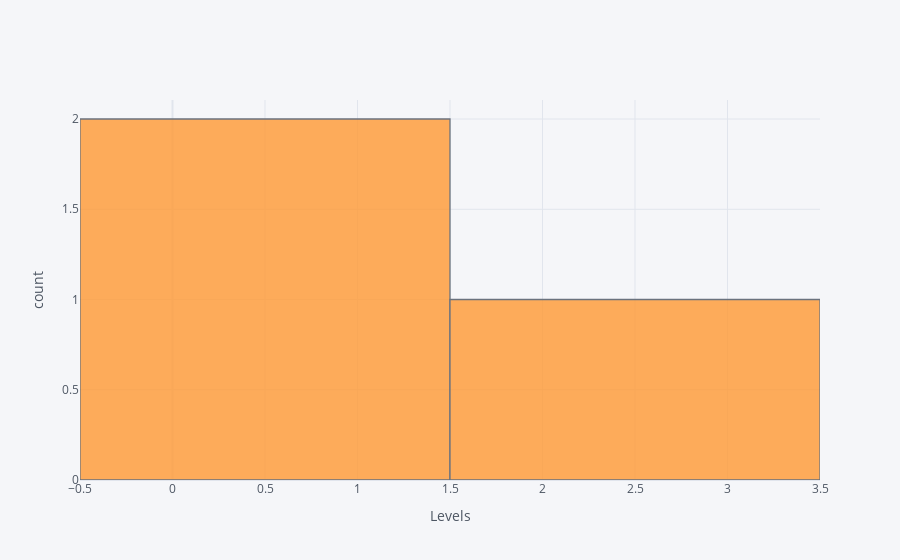

Notebook code for this chart:
### Code cell
data1['Level'].iplot(kind='hist', xTitle='Levels',
                  yTitle='count')

### Figure 1 — Plotly figure (JSON) as saved in the notebook; plotly's stock layout.template omitted (floating-point values rounded to 4 significant figures)
{"data": [{"histfunc": "count", "histnorm": "", "marker": {"color": "rgba(255, 153, 51, 1.0)", "line": {"color": "#4D5663", "width": 1.3}}, "name": "Level", "opacity": 0.8, "orientation": "v", "type": "histogram", "x": [0, 1, 2]}], "layout": {"barmode": "overlay", "legend": {"bgcolor": "#F5F6F9", "font": {"color": "#4D5663"}}, "paper_bgcolor": "#F5F6F9", "plot_bgcolor": "#F5F6F9", "title": {"font": {"color": "#4D5663"}}, "xaxis": {"gridcolor": "#E1E5ED", "showgrid": true, "tickfont": {"color": "#4D5663"}, "title": {"font": {"color": "#4D5663"}, "text": "Levels"}, "zerolinecolor": "#E1E5ED"}, "yaxis": {"gridcolor": "#E1E5ED", "showgrid": true, "tickfont": {"color": "#4D5663"}, "title": {"font": {"color": "#4D5663"}, "text": "count"}, "zerolinecolor": "#E1E5ED"}}}
